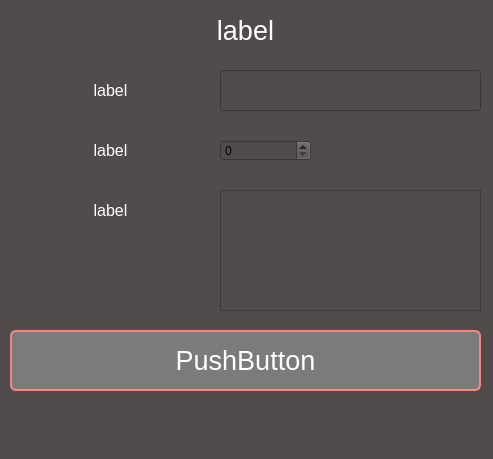
<?xml version="1.0" encoding="UTF-8"?>
<ui version="4.0">
 <class>MainWindow</class>
 <widget class="QMainWindow" name="MainWindow">
  <property name="geometry">
   <rect>
    <x>0</x>
    <y>0</y>
    <width>493</width>
    <height>459</height>
   </rect>
  </property>
  <property name="windowTitle">
   <string>MainWindow</string>
  </property>
  <property name="layoutDirection">
   <enum>Qt::LeftToRight</enum>
  </property>
  <property name="styleSheet">
   <string notr="true">background-color: #524b4b;</string>
  </property>
  <widget class="QWidget" name="centralwidget">
   <widget class="QLabel" name="label">
    <property name="geometry">
     <rect>
      <x>20</x>
      <y>80</y>
      <width>181</width>
      <height>21</height>
     </rect>
    </property>
    <property name="font">
     <font>
      <pointsize>12</pointsize>
     </font>
    </property>
    <property name="layoutDirection">
     <enum>Qt::LeftToRight</enum>
    </property>
    <property name="styleSheet">
     <string notr="true">color: white;</string>
    </property>
    <property name="text">
     <string>label</string>
    </property>
    <property name="alignment">
     <set>Qt::AlignCenter</set>
    </property>
   </widget>
   <widget class="QPushButton" name="pushButton">
    <property name="geometry">
     <rect>
      <x>10</x>
      <y>330</y>
      <width>471</width>
      <height>61</height>
     </rect>
    </property>
    <property name="font">
     <font>
      <pointsize>20</pointsize>
     </font>
    </property>
    <property name="styleSheet">
     <string notr="true">QPushButton{
	border-radius: 6px;
	background-color: #7d7a7a;
	border: 2px solid #fc8383;
	color: white;
}

QPushButton::hover{
	border-radius: 6px;
	background-color: #fc8383;
	color: black;
}

QPushButton::pressed{
	border-radius: 6px;
	background-color: #ff4545;
	color: black;
}
</string>
    </property>
    <property name="text">
     <string>PushButton</string>
    </property>
   </widget>
   <widget class="QLineEdit" name="lineEdit">
    <property name="geometry">
     <rect>
      <x>220</x>
      <y>70</y>
      <width>261</width>
      <height>41</height>
     </rect>
    </property>
   </widget>
   <widget class="QLabel" name="label_2">
    <property name="geometry">
     <rect>
      <x>20</x>
      <y>140</y>
      <width>181</width>
      <height>21</height>
     </rect>
    </property>
    <property name="font">
     <font>
      <pointsize>12</pointsize>
     </font>
    </property>
    <property name="layoutDirection">
     <enum>Qt::LeftToRight</enum>
    </property>
    <property name="styleSheet">
     <string notr="true">color: white;</string>
    </property>
    <property name="text">
     <string>label</string>
    </property>
    <property name="alignment">
     <set>Qt::AlignCenter</set>
    </property>
   </widget>
   <widget class="QSpinBox" name="spinBox">
    <property name="geometry">
     <rect>
      <x>220</x>
      <y>140</y>
      <width>91</width>
      <height>21</height>
     </rect>
    </property>
   </widget>
   <widget class="QLabel" name="label_3">
    <property name="geometry">
     <rect>
      <x>20</x>
      <y>200</y>
      <width>181</width>
      <height>21</height>
     </rect>
    </property>
    <property name="font">
     <font>
      <pointsize>12</pointsize>
     </font>
    </property>
    <property name="layoutDirection">
     <enum>Qt::LeftToRight</enum>
    </property>
    <property name="styleSheet">
     <string notr="true">color: white;</string>
    </property>
    <property name="text">
     <string>label</string>
    </property>
    <property name="alignment">
     <set>Qt::AlignCenter</set>
    </property>
   </widget>
   <widget class="QTextEdit" name="textEdit">
    <property name="geometry">
     <rect>
      <x>220</x>
      <y>190</y>
      <width>261</width>
      <height>121</height>
     </rect>
    </property>
   </widget>
   <widget class="QLabel" name="label_4">
    <property name="geometry">
     <rect>
      <x>10</x>
      <y>10</y>
      <width>471</width>
      <height>41</height>
     </rect>
    </property>
    <property name="font">
     <font>
      <pointsize>20</pointsize>
     </font>
    </property>
    <property name="layoutDirection">
     <enum>Qt::LeftToRight</enum>
    </property>
    <property name="styleSheet">
     <string notr="true">color: white;</string>
    </property>
    <property name="text">
     <string>label</string>
    </property>
    <property name="alignment">
     <set>Qt::AlignCenter</set>
    </property>
   </widget>
  </widget>
  <widget class="QStatusBar" name="statusbar"/>
  <widget class="QMenuBar" name="menubar">
   <property name="geometry">
    <rect>
     <x>0</x>
     <y>0</y>
     <width>493</width>
     <height>26</height>
    </rect>
   </property>
  </widget>
 </widget>
 <resources/>
 <connections/>
</ui>
